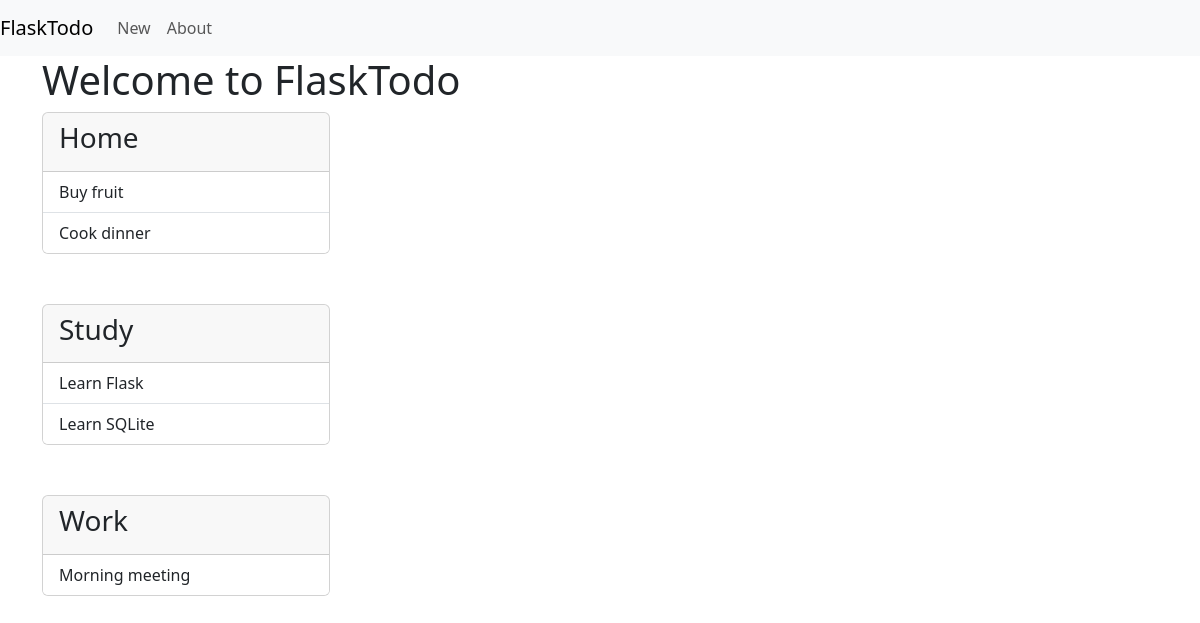
The page /index on the database as committed earlier.
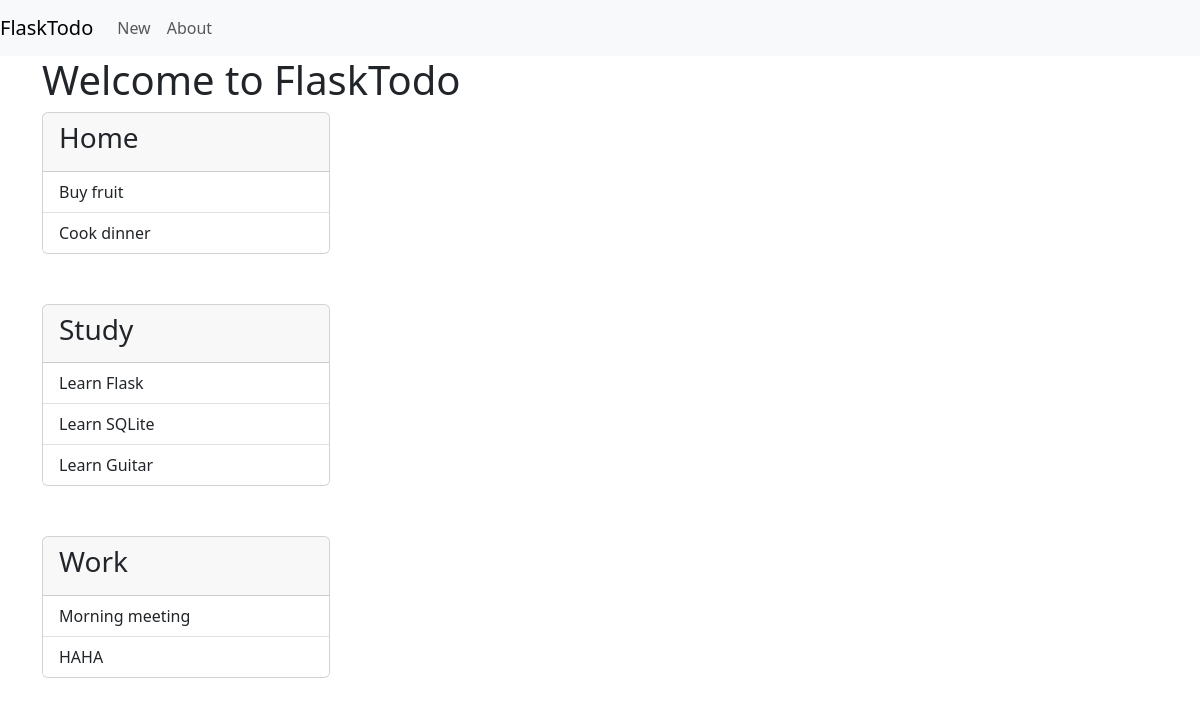
The same page on the database as committed later.
### tables this page shows
CREATE TABLE items (
    id INTEGER PRIMARY KEY AUTOINCREMENT,
    list_id INTEGER NOT NULL,
    created TIMESTAMP NOT NULL DEFAULT CURRENT_TIMESTAMP,
    content TEXT NOT NULL,
    FOREIGN KEY (list_id) REFERENCES lists (id)
);

CREATE TABLE lists (
    id INTEGER PRIMARY KEY AUTOINCREMENT,
    created TIMESTAMP NOT NULL DEFAULT CURRENT_TIMESTAMP,
    title TEXT NOT NULL
);

### app.py (the view)
@app.route('/')
@app.route('/index')
def index():
    conn = get_db_connection()
    todos = conn.execute(
        'SELECT i.content, l.title FROM items i JOIN lists l ON i.list_id = l.id ORDER BY l.title;'
    ).fetchall()
    lists = {}
    for key, group in groupby(todos, key=lambda row: row['title']):
        lists[key] = list(group)
    conn.close()
    return render_template('index.html', lists=lists)

### app.py (called while the page is built)
def get_db_connection():
    conn = sqlite3.connect('database.db')
    conn.row_factory = sqlite3.Row
    return conn

### templates/index.html (shortened to what this page needs)
{% extends 'base.html' %}
{% block content %}
    <h1>{% block title %} Welcome to FlaskTodo {% endblock %}</h1>
    {% for list, items in lists.items() %}
        <div class="card" style="width: 18rem; margin-bottom: 50px;">
            <div class="card-header">
                <h3>{{ list }}</h3>
            </div>
            <ul class="list-group list-group-flush">
                {% for item in items %}
                    <li class="list-group-item">{{ item['content'] }}</li>
                {% endfor %}
            </ul>
        </div>
    {% endfor %}
{% endblock %}

### templates/base.html (shortened to what this page needs)
<!doctype html>
<html lang="en">
    <head>
        {% block head %}
        {% block styles %}
            {{ bootstrap.load_css() }}
        {% endblock %}
        {% endblock %}
    </head>
    <body>
        <nav class="navbar navbar-expand-md navbar-light bg-light">
            <a class="navbar-brand" href="{{ url_for('index')}}">FlaskTodo</a>
            <div class="collapse navbar-collapse" id="navbarNav">
                <ul class="navbar-nav">
                    <li class="nav-item active">
                        <a class="nav-link" href="{{ url_for('create') }}">New</a>
                    </li>
                    <li class="nav-item active">
                    <a class="nav-link" href="#">About</a>
                </li>
                </ul>
            </div>
        </nav>
        <div class="container">
            {% block content %} {% endblock %}
        </div>
    </body>
</html>

Rows that differ between the two databases and show on the page:
added items: content "Learn Guitar", shown under "Study"
added items: content "HAHA", shown under "Work"
